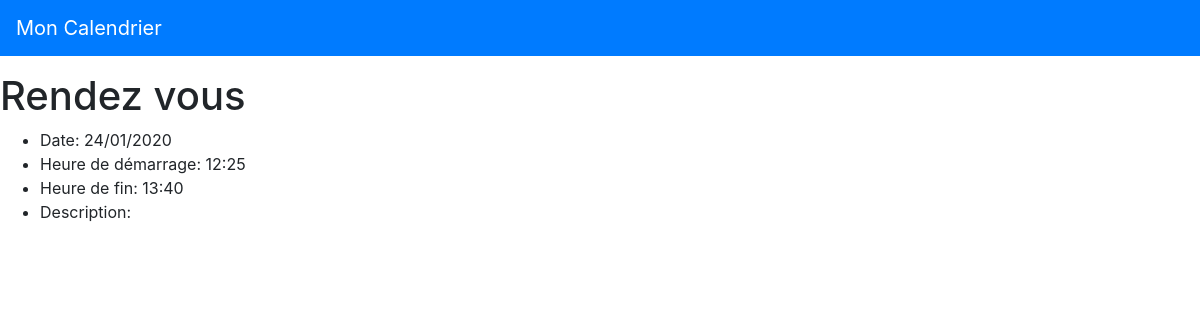
/public/event.php?id=1, run on the app's committed database.
### tables this page shows
CREATE TABLE `events` (
  `id` int(11) NOT NULL AUTO_INCREMENT,
  `name` varchar(255) NOT NULL,
  `description` text,
  `start` datetime NOT NULL,
  `end` datetime NOT NULL,
  PRIMARY KEY (`id`)
);

### src/Calendar/Events.php (called while the page is built, shortened)
<?php
class Events
{
    private $pdo;
    public function __construct(\PDO $pdo)
    {
        $this->pdo = $pdo;
    }
    public function find(int $id): Event
    {
        include 'Event.php';
        $statement =  $this->pdo->query("SELECT * FROM events WHERE id = $id LIMIT 1");
        $statement->setFetchMode(\PDO::FETCH_CLASS, Event::class);
        $result = $statement->fetch();
        return $result;
    }
}

### src/Calendar/Event.php (called while the page is built, shortened)
<?php
class Event
{
    private $name;
    private $start;
    private $end;
    public function getName(): string
    {
        return $this->name;
    }
    public function getStart(): \DateTime
    {
        return new \DateTime($this->start);
    }
    public function getEnd(): \DateTime
    {
        return new \DateTime($this->end);
    }
}

### src/bootstrap.php (called while the page is built, shortened)
<?php
function h(?string $value): string
{
    return htmlentities($value);
}

### public/event.php (the view, shortened to what this page needs)
<?php
require '../src/bootstrap.php';
$pdo = getPdo();
$events = new Calendar\Events($pdo);
try {
    $event = $events->find($_GET['id']);
} catch (\Exception $e) {
    e404();
}
?>
<h1><?= h($event->getName()); $event->getStart();?></h1>
<ul>
    <li>Date: <?= ($event->getStart())->format('d/m/Y'); ?></li>
    <li>Heure de démarrage: <?= ($event->getStart())->format('H:i'); ?></li>
    <li>Heure de fin: <?= ($event->getEnd())->format('H:i'); ?></li>
    <li>Description: <br>
    <?= h($event->getDescription()); ?></li>
</ul>
<?php require '../views/footer.php'; ?>

### data on the page
events: name "Rendez vous", start "24/01/2020", start "12:25", end "13:40"
